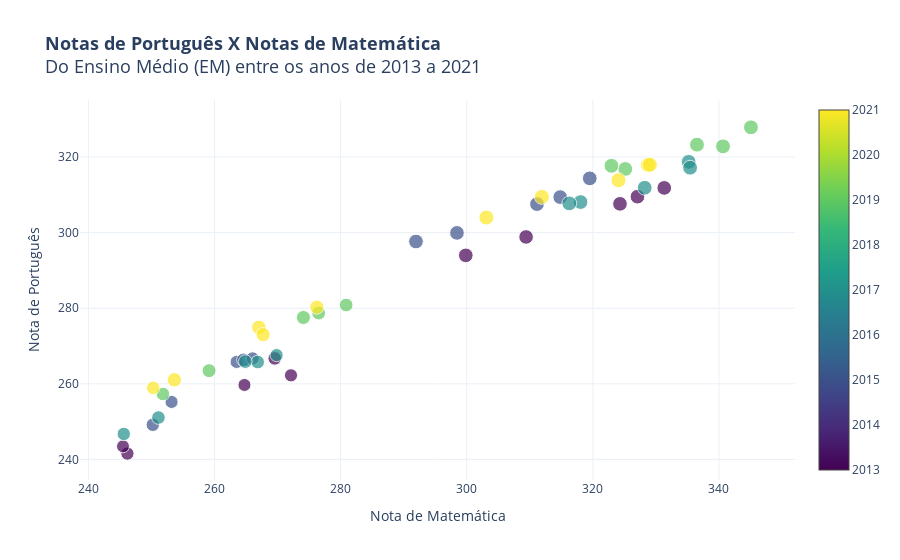

This figure's notebook cell:
### Code cell
# Create the scatter plot
fig = go.Figure(data=go.Scatter(
    x=ideb_notas_aprovacao["nota_saeb_matematica"],
    y=ideb_notas_aprovacao["nota_saeb_lingua_portuguesa"],
    mode='markers',
    marker=dict(
        color=ideb_notas_aprovacao["ano"],
        colorscale='Viridis',
        showscale=True,
        size=ideb_notas_aprovacao["taxa_aprovacao"],
        sizemode='area', 
        sizeref=2.*ideb_notas_aprovacao["taxa_aprovacao"].max() / (15. ** 2),
        sizemin=0
    ),
    name="",
    hovertemplate="<b>Ano: %{text}<br>Nota de Matemática: %{x}<br>Nota de Português: %{y}<br>Taxa de Aprovação: %{marker.size:.2f}",
    text=ideb_notas_aprovacao["ano"]
))

# Customize the layout
fig.update_layout(
    title="<b>Notas de Português X Notas de Matemática</b><br>Do Ensino Médio (EM) entre os anos de 2013 a 2021",
    title_font=dict(size=18),
    xaxis_title="Nota de Matemática",
    yaxis_title="Nota de Português",
    template="plotly_white"
)

# Show the graph
fig.show()

### Figure 1 — Plotly figure (JSON) as saved in the notebook; plotly's stock layout.template omitted (floating-point values rounded to 4 significant figures)
{"data": [{"hovertemplate": "<b>Ano: %{text}<br>Nota de Matemática: %{x}<br>Nota de Português: %{y}<br>Taxa de Aprovação: %{marker.size:.2f}", "marker": {"color": [2013, 2013, 2013, 2013, 2013, 2013, 2013, 2013, 2013, 2013, 2015, 2015, 2015, 2015, 2015, 2015, 2015, 2015, 2015, 2015, 2017, 2017, 2017, 2017, 2017, 2017, 2017, 2017, 2017, 2017, 2019, 2019, 2019, 2019, 2019, 2019, 2019, 2019, 2019, 2019, 2021, 2021, 2021, 2021, 2021, 2021, 2021, 2021, 2021, 2021], "colorscale": [[0, "#440154"], [0.1111, "#482878"], [0.2222, "#3e4989"], [0.3333, "#31688e"], [0.4444, "#26828e"], [0.5556, "#1f9e89"], [0.6667, "#35b779"], [0.7778, "#6ece58"], [0.8889, "#b5de2b"], [1, "#fde725"]], "showscale": true, "size": [74.6, 94.3, 77.5, 93.4, 73.7, 94.2, 80.6, 93.7, 76.3, 94.6, 76.1, 95, 78.7, 93.9, 75.5, 94.4, 83.1, 94.5, 76.4, 95, 81.5, 95.8, 81.6, 95, 78.7, 95.8, 83, 95.9, 76.3, 96.1, 83.1, 96.6, 85.3, 95.6, 80.2, 96.5, 86.4, 96.6, 81.8, 96.6, 98.1, 80.8, 98.1, 90.5, 98.7, 92.9, 98.3, 88.2, 98.6, 88.4], "sizemin": 0, "sizemode": "area", "sizeref": 0.8773}, "mode": "markers", "name": "", "text": [2013, 2013, 2013, 2013, 2013, 2013, 2013, 2013, 2013, 2013, 2015, 2015, 2015, 2015, 2015, 2015, 2015, 2015, 2015, 2015, 2017, 2017, 2017, 2017, 2017, 2017, 2017, 2017, 2017, 2017, 2019, 2019, 2019, 2019, 2019, 2019, 2019, 2019, 2019, 2019, 2021, 2021, 2021, 2021, 2021, 2021, 2021, 2021, 2021, 2021], "type": "scatter", "x": [264.8, 324.3, 246.2, 309.4, 245.5, 299.9, 269.6, 327.1, 272.1, 331.3, 263.5, 311.1, 250.2, 298.4, 253.2, 291.9, 264.6, 314.8, 266.0, 319.5, 266.9, 328.2, 251.1, 318.1, 245.6, 316.3, 264.9, 335.2, 269.9, 335.4, 276.5, 340.6, 259.1, 325.1, 251.8, 322.9, 274.1, 336.5, 280.9, 345.1, 303.1, 250.3, 311.9, 253.6, 328.7, 267.0, 329.0, 276.2, 324.1, 267.7], "y": [259.7, 307.6, 241.6, 298.9, 243.5, 294.0, 266.7, 309.5, 262.2, 311.8, 265.8, 307.6, 249.2, 299.9, 255.2, 297.6, 266.3, 309.4, 266.7, 314.4, 265.8, 311.9, 251.1, 308.1, 246.7, 307.7, 265.9, 318.7, 267.6, 317.2, 278.7, 322.8, 263.5, 316.8, 257.3, 317.7, 277.6, 323.3, 280.9, 327.9, 304.0, 258.9, 309.4, 261.1, 317.9, 274.9, 318.0, 280.3, 313.9, 273]}], "layout": {"title": {"font": {"size": 18}, "text": "<b>Notas de Português X Notas de Matemática</b><br>Do Ensino Médio (EM) entre os anos de 2013 a 2021"}, "xaxis": {"title": {"text": "Nota de Matemática"}}, "yaxis": {"title": {"text": "Nota de Português"}}}}
